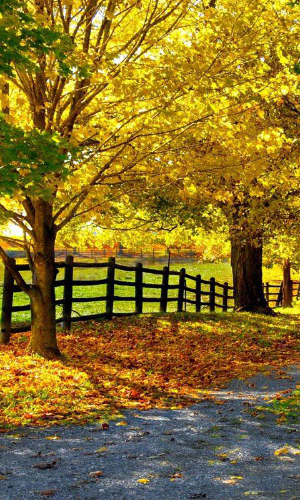
#> input picture Computer-Vision/projection-and-seam-carving/hw3_data/autumn.png, 300 x 500 px
$ python p2_seam_carve.py hw3_data/autumn.png   (older library calls are emulated)
#> lines starting #> are read from the running program, lines starting #| are printed output that depends on the picture
from sys import argv
import ntpath
import math as m

import numpy as np
import cv2


# -----------------------------------------------------------------------------
def arg_parse():
    if len(argv) == 2:
        script, path = argv
        img = cv2.imread(path, cv2.IMREAD_COLOR)
#> img is the input picture: shape (500, 300, 3); mean B, G, R 40.2, 112.2, 136.3

        # extract image name
        _, filename = ntpath.split(path)
        split = filename.split(".")
        filename = split[0]
        ext = split[1]

    else:
        print("Invalid Argument(s).")
        print("USAGE: {0} <img>".format(argv[0]))
        exit()

    return img, filename, ext

# -----------------------------------------------------------------------------
def calculate_energy(img):
    img = np.uint8(img)

    sigma = 0.5
    h = m.floor(2.5*sigma)
    ksize = (2*h+1, 2*h+1)

    # compute energy (sum of gradients) from grayscaled image
    gray = cv2.cvtColor(img, cv2.COLOR_BGR2GRAY)
    gray = cv2.GaussianBlur(gray, ksize, sigma, borderType=cv2.BORDER_DEFAULT)
    sobelx = cv2.Sobel(gray, cv2.CV_64F, 1, 0, ksize=3, borderType=cv2.BORDER_DEFAULT)
    sobely = cv2.Sobel(gray, cv2.CV_64F, 0, 1, ksize=3, borderType=cv2.BORDER_DEFAULT)
    energy = np.abs(sobelx) + np.abs(sobely)

    # assign very high values to the first and last columns
    # to prevent the seam from reaching them
    energy[:,0] = 1e9
    energy[:,-1] = 1e9

    return energy


# -----------------------------------------------------------------------------
def calculate_cost(energy):
    # first row of cost function equals energy of that row
    cost = np.zeros(energy.shape)
    cost[0,:] = energy[0,:]

    # calculate the cost of each pixel, row by row
    for i in range(energy.shape[0]-1):
        # already calculated the first row
        i += 1

        # compute the costs on the edges
        cost[i, 0] = energy[i, 0] + np.minimum(cost[i-1, 0], cost[i-1, 1])
        cost[i, -1] = energy[i, -1] + np.minimum(cost[i-1, -1], cost[i-1, -2])

        # compute the costs in the middle
        # minimum of           right           left           middle
        prev = np.minimum(cost[i-1, :-2], cost[i-1, 2:], cost[i-1, 1:-1])
        cost[i,1:-1] = energy[i,1:-1] + prev

    return cost

# -----------------------------------------------------------------------------
def find_seam(img, cost, filename="", ext="", first=False):
    seam = []

    # endpoint is the minimum energy at the bottom of the image
    index = np.argmin(cost[-1, :])
    seam.append(index)

    # paint the seam on the image if it's the first run through
    if first:
        img[-1, index] = [0,0,255]

    # backtrack to trace the seam to the top of the image
    for i in range(energy.shape[0]-1)[::-1]:
        # print(cost[i, index-1:index+2])
        index = index + np.argmin(cost[i, index-1:index+2]) - 1

        # paint the seam on the image if it's the first run through
        if first:
            img[i, index] = [0,0,255]

        seam.append(index)


    if first:
        cv2.imwrite(filename + "_seam." + ext, img)

    # seam is now a list of indices from bottom of image to top
    # return it from top to bottom order
    return seam[::-1], cost[-1, index] / img.shape[0]

# -----------------------------------------------------------------------------
def remove_seam(img, seam):
    result = np.zeros((img.shape[0], img.shape[1]-1, img.shape[2]))

    # copy every pixel in each row except for the seam pixel
    for j,index in enumerate(seam):
        result[j, :, :] = img[j, np.r_[0:index, index+1:result.shape[1]+1], :]

    return result


# -----------------------------------------------------------------------------
def output(i, img, seam, rotated, avg_energy):
    # if i == 0:
        # for j, index in enumerate(seam):
            # print("Writing on image at", j, index)


    print("\nPoints on seam {0}:".format(i))
    if rotated:
        print("horizontal")
        print("{0}, {1}".format(seam[0], 0))
    else:
        print("vertical")
        print("{0}, {1}".format(0, seam[0]))

    print("{0}, {1}".format(img.shape[0] // 2, seam[img.shape[0] // 2]))
    print("{0}, {1}".format(img.shape[0]-1, seam[img.shape[0]-1]))
    print("Energy of seam {0}: {1:.2f}".format(i, avg_energy))


# =============================================================================
if __name__ == "__main__":
    img, filename, ext = arg_parse()
#> filename = 'autumn'; ext = 'png'

    rotated = False
    # rotate the image if it is vertical
    if img.shape[0] > img.shape[1]:
        img = np.rot90(img, k=-1, axes=(1,0))
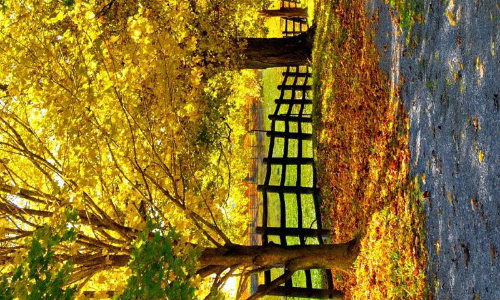
#> img: shape (300, 500, 3); mean B, G, R 40.2, 112.2, 136.3
        rotated = True

    # carve seams until the image is square
    i = 0
    while img.shape[0] != img.shape[1]:
        # print("Finding seam:", img.shape)
        energy = calculate_energy(img)
        cost = calculate_cost(energy)

        # draw the seam on the first run through
        if i == 0:
            seam, avg_energy = find_seam(img, cost, filename, ext, True)
        else:
            seam, avg_energy = find_seam(img, cost)

        # print some statistics for the first and second runs
        if i == 0 or i == 1:
            output(i, img, seam, rotated, avg_energy)

        img = remove_seam(img, seam)
        i += 1
#> this loop made 200 passes
#> avg_energy on passes 1 to 12: 38.19, 38.81, 42.39, 43.08, 44.53, 46.25, 47.49, 47.11, 48.01, 47.91, 48.86, 49.23
#> avg_energy on passes 61 to 66: 85.98, 79.05, 84.31, 81.97, 80.75, 79.69
#| 484, 0
#| 150, 440
#| 299, 460
#| Energy of seam 0: 38.19
#| 484, 0
#| 150, 494
#| 299, 488
#| Energy of seam 1: 38.81
#> pass 1, in calculate_energy, `gray = cv2.cvtColor(img, cv2.COLOR_BGR2GRAY)`:
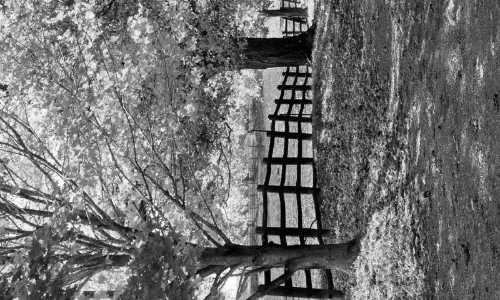
#> gray: shape (300, 500); min 0, max 255, mean 111.2
#> pass 1, in calculate_energy, `sobelx = cv2.Sobel(gray, cv2.CV_64F, 1, 0, ksize=3, borderType=cv2.BOR..`:
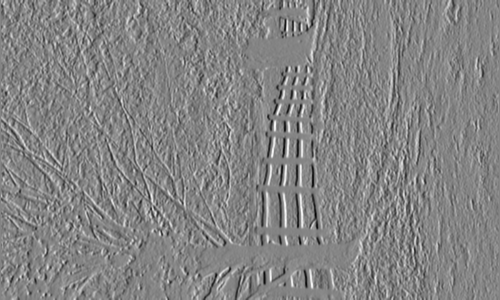
#> sobelx: shape (300, 500) float64; min -742, max 685, mean -1; drawn with min black and max white
#> pass 1, in calculate_energy, `sobely = cv2.Sobel(gray, cv2.CV_64F, 0, 1, ksize=3, borderType=cv2.BOR..`:
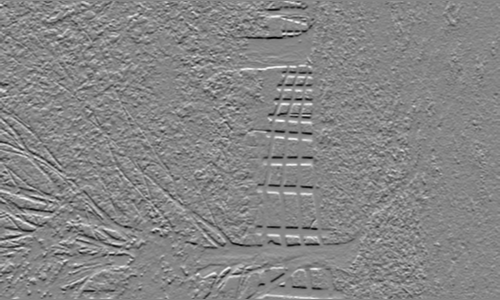
#> sobely: shape (300, 500) float64; min -737, max 662, mean -0.1; drawn with min black and max white
#> after the loop:
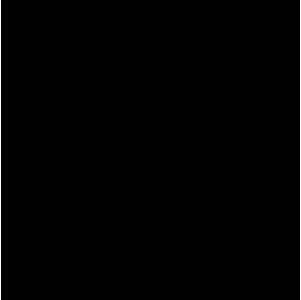
#> energy: shape (300, 301) float64; min 0, max 1e+09, mean 6644729.9; drawn with min black and max white
#> after the loop:
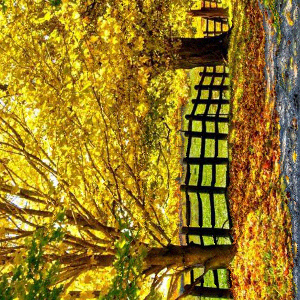
#> img: shape (300, 300, 3) float64; mean B, G, R 34.5, 122, 150.2
#> after the loop, i = 200

    i -= 1
#> i = 199

    # print some statistics for the last run
    output(i, img, seam, rotated, avg_energy)
#| Points on seam 199:
#| 261, 0
#| 150, 254
#| 299, 228
#| Energy of seam 199: 116.53

    if rotated:
        img = np.rot90(img, k=1, axes=(1,0))
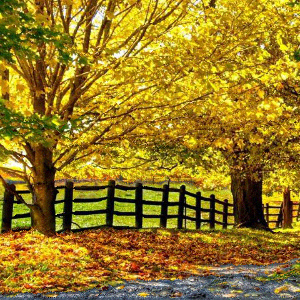
#> img: shape (300, 300, 3) float64; mean B, G, R 34.5, 122, 150.2

    cv2.imwrite(filename + "_final." + ext, img)
